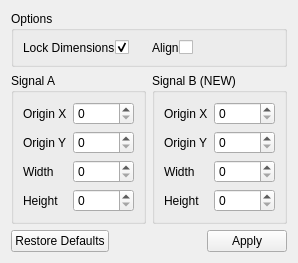
<?xml version="1.0" encoding="UTF-8"?>
<ui version="4.0">
 <class>WidgetSplit</class>
 <widget class="QWidget" name="WidgetSplit">
  <property name="geometry">
   <rect>
    <x>0</x>
    <y>0</y>
    <width>270</width>
    <height>236</height>
   </rect>
  </property>
  <property name="sizePolicy">
   <sizepolicy hsizetype="Fixed" vsizetype="Preferred">
    <horstretch>0</horstretch>
    <verstretch>0</verstretch>
   </sizepolicy>
  </property>
  <property name="windowTitle">
   <string>Split Video</string>
  </property>
  <layout class="QVBoxLayout" name="verticalLayout_3">
   <item>
    <widget class="QGroupBox" name="groupBox_3">
     <property name="title">
      <string>Options</string>
     </property>
     <layout class="QHBoxLayout" name="horizontalLayout_3">
      <item>
       <layout class="QFormLayout" name="formLayout_lockDimensions">
        <property name="labelAlignment">
         <set>Qt::AlignLeading|Qt::AlignLeft|Qt::AlignVCenter</set>
        </property>
        <property name="formAlignment">
         <set>Qt::AlignCenter</set>
        </property>
        <property name="horizontalSpacing">
         <number>0</number>
        </property>
        <property name="verticalSpacing">
         <number>0</number>
        </property>
        <item row="0" column="0">
         <widget class="QLabel" name="lockDimensionsLabel">
          <property name="text">
           <string>Lock Dimensions</string>
          </property>
         </widget>
        </item>
        <item row="0" column="1">
         <widget class="QCheckBox" name="lockDimensionsCheckBox">
          <property name="maximumSize">
           <size>
            <width>16777215</width>
            <height>16777215</height>
           </size>
          </property>
          <property name="checked">
           <bool>true</bool>
          </property>
         </widget>
        </item>
       </layout>
      </item>
      <item>
       <layout class="QFormLayout" name="formLayout_align">
        <property name="labelAlignment">
         <set>Qt::AlignLeading|Qt::AlignLeft|Qt::AlignVCenter</set>
        </property>
        <property name="formAlignment">
         <set>Qt::AlignCenter</set>
        </property>
        <property name="horizontalSpacing">
         <number>0</number>
        </property>
        <property name="verticalSpacing">
         <number>0</number>
        </property>
        <item row="0" column="0">
         <widget class="QLabel" name="alignLabel">
          <property name="text">
           <string>Align</string>
          </property>
         </widget>
        </item>
        <item row="0" column="1">
         <widget class="QCheckBox" name="alignCheckBox"/>
        </item>
       </layout>
      </item>
     </layout>
    </widget>
   </item>
   <item>
    <layout class="QHBoxLayout" name="horizontalLayoutParameters">
     <item>
      <widget class="QGroupBox" name="groupBoxSignalA">
       <property name="title">
        <string>Signal A</string>
       </property>
       <layout class="QVBoxLayout" name="verticalLayout">
        <item>
         <layout class="QFormLayout" name="formLayoutSignalA">
          <item row="0" column="0">
           <widget class="QLabel" name="originXLabelSignalA">
            <property name="text">
             <string>Origin X</string>
            </property>
           </widget>
          </item>
          <item row="0" column="1">
           <widget class="QSpinBox" name="originXSpinBoxSignalA">
            <property name="maximum">
             <number>99999</number>
            </property>
           </widget>
          </item>
          <item row="1" column="0">
           <widget class="QLabel" name="originYLabelSignalA">
            <property name="text">
             <string>Origin Y</string>
            </property>
           </widget>
          </item>
          <item row="1" column="1">
           <widget class="QSpinBox" name="originYSpinBoxSignalA">
            <property name="maximum">
             <number>99999</number>
            </property>
           </widget>
          </item>
          <item row="2" column="0">
           <widget class="QLabel" name="widthLabelSignalA">
            <property name="text">
             <string>Width</string>
            </property>
           </widget>
          </item>
          <item row="2" column="1">
           <widget class="QSpinBox" name="widthSpinBoxSignalA">
            <property name="maximum">
             <number>99999</number>
            </property>
           </widget>
          </item>
          <item row="3" column="0">
           <widget class="QLabel" name="heightLabelSignalA">
            <property name="text">
             <string>Height</string>
            </property>
           </widget>
          </item>
          <item row="3" column="1">
           <widget class="QSpinBox" name="heightSpinBoxSignalA">
            <property name="maximum">
             <number>99999</number>
            </property>
           </widget>
          </item>
         </layout>
        </item>
       </layout>
      </widget>
     </item>
     <item>
      <widget class="QGroupBox" name="groupBoxSignalB">
       <property name="title">
        <string>Signal B (NEW)</string>
       </property>
       <layout class="QVBoxLayout" name="verticalLayout_2">
        <item>
         <layout class="QFormLayout" name="formLayoutSignalB">
          <item row="1" column="0">
           <widget class="QLabel" name="originYLabelSignalB">
            <property name="text">
             <string>Origin Y</string>
            </property>
           </widget>
          </item>
          <item row="1" column="1">
           <widget class="QSpinBox" name="originYSpinBoxSignalB">
            <property name="maximum">
             <number>99999</number>
            </property>
           </widget>
          </item>
          <item row="2" column="0">
           <widget class="QLabel" name="widthLabelSignalB">
            <property name="text">
             <string>Width</string>
            </property>
           </widget>
          </item>
          <item row="2" column="1">
           <widget class="QSpinBox" name="widthSpinBoxSignalB">
            <property name="maximum">
             <number>99999</number>
            </property>
           </widget>
          </item>
          <item row="3" column="0">
           <widget class="QLabel" name="heightLabelSignalB">
            <property name="text">
             <string>Height</string>
            </property>
           </widget>
          </item>
          <item row="3" column="1">
           <widget class="QSpinBox" name="heightSpinBoxSignalB">
            <property name="maximum">
             <number>99999</number>
            </property>
           </widget>
          </item>
          <item row="0" column="0">
           <widget class="QLabel" name="originXLabelSignalB">
            <property name="text">
             <string>Origin X</string>
            </property>
           </widget>
          </item>
          <item row="0" column="1">
           <widget class="QSpinBox" name="originXSpinBoxSignalB">
            <property name="maximum">
             <number>99999</number>
            </property>
           </widget>
          </item>
         </layout>
        </item>
       </layout>
      </widget>
     </item>
    </layout>
   </item>
   <item>
    <widget class="QDialogButtonBox" name="buttonBox">
     <property name="sizePolicy">
      <sizepolicy hsizetype="Preferred" vsizetype="Fixed">
       <horstretch>0</horstretch>
       <verstretch>0</verstretch>
      </sizepolicy>
     </property>
     <property name="orientation">
      <enum>Qt::Horizontal</enum>
     </property>
     <property name="standardButtons">
      <set>QDialogButtonBox::Apply|QDialogButtonBox::RestoreDefaults</set>
     </property>
     <property name="centerButtons">
      <bool>false</bool>
     </property>
    </widget>
   </item>
  </layout>
 </widget>
 <resources/>
 <connections/>
</ui>
